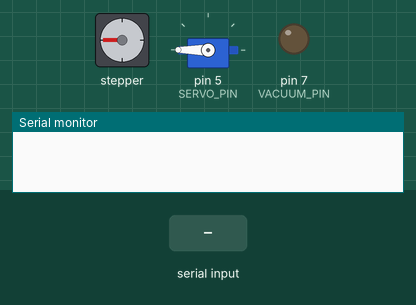
Simulated run of this sketch. Board: Arduino Uno, built with avr-gcc and run on an emulated ATmega328P. Shown: stepper motor, servo, output pins drawn as LEDs (lit = HIGH), the last lines printed to the serial monitor. Wiring (inferred from the names in the program): stepper motor (2048 steps per turn assumed): coils pin 9, pin 10, pin 11, pin 12. Inputs (shaded band) come from the test bench. Pins used as bus, display or sensor lines are not drawn.

Above: at 4.3 s.
4.4 s: "90,45\n" received over Serial
At 7.3 s:
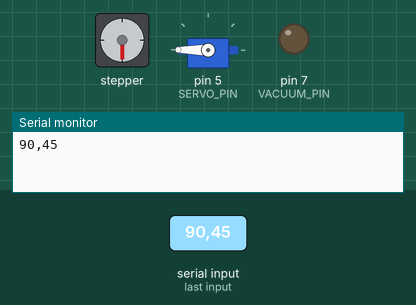
At 11.8 s:
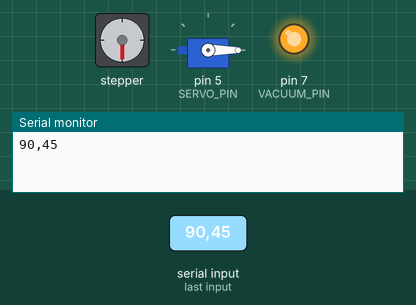
Timing chart, 0 to 26.0 s (numbered marks = the images above; inputs shaded):
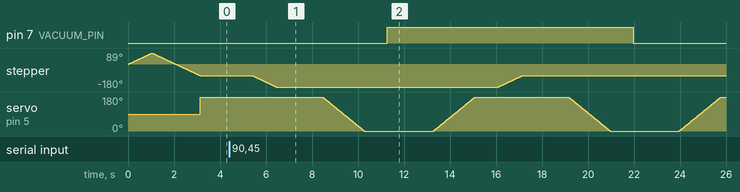

The sketch:

Arduino_UNO.ino
```cpp
#include <Stepper.h>
#include <Servo.h>

#define STEPPER_PIN_1 9
#define STEPPER_PIN_2 10
#define STEPPER_PIN_3 11
#define STEPPER_PIN_4 12
#define SERVO_PIN 5
const int VACUUM_PIN = 7;

int step_number = 0;
int flag = 1;
const int steps_per_revolution = 512;
Servo servo;

void setup() {
  Serial.begin(9600);
  pinMode(STEPPER_PIN_1, OUTPUT);
  pinMode(STEPPER_PIN_2, OUTPUT);
  pinMode(STEPPER_PIN_3, OUTPUT);
  pinMode(STEPPER_PIN_4, OUTPUT);
  servo.attach(SERVO_PIN);
  pinMode(VACUUM_PIN, OUTPUT);
  vacuum_off();
  move(true);
  move(false);
  move(false);
  servo.write(180);
}

void loop() {
  //Serial.println("\nEnter order: ");

  //while(Serial.available()==0) {

  //}
  if(Serial.available()) {

    String target = Serial.readString();
    Serial.println(target);
    if(target!=0) {
      schedule(target);
    }
  }
}

void OneStep(bool dir) {
  if (dir) {
    switch (step_number) {
      case 0:
        digitalWrite(STEPPER_PIN_1, HIGH);
        digitalWrite(STEPPER_PIN_2, LOW);
        digitalWrite(STEPPER_PIN_3, LOW);
        digitalWrite(STEPPER_PIN_4, LOW);
        break;
      case 1:
        digitalWrite(STEPPER_PIN_1, LOW);
        digitalWrite(STEPPER_PIN_2, HIGH);
        digitalWrite(STEPPER_PIN_3, LOW);
        digitalWrite(STEPPER_PIN_4, LOW);
        break;
      case 2:
        digitalWrite(STEPPER_PIN_1, LOW);
        digitalWrite(STEPPER_PIN_2, LOW);
        digitalWrite(STEPPER_PIN_3, HIGH);
        digitalWrite(STEPPER_PIN_4, LOW);
        break;
      case 3:
        digitalWrite(STEPPER_PIN_1, LOW);
        digitalWrite(STEPPER_PIN_2, LOW);
        digitalWrite(STEPPER_PIN_3, LOW);
        digitalWrite(STEPPER_PIN_4, HIGH);
        break;
    }
  } else {
    switch (step_number) {
      case 0:
        digitalWrite(STEPPER_PIN_1, LOW);
        digitalWrite(STEPPER_PIN_2, LOW);
        digitalWrite(STEPPER_PIN_3, LOW);
        digitalWrite(STEPPER_PIN_4, HIGH);
        break;
      case 1:
        digitalWrite(STEPPER_PIN_1, LOW);
        digitalWrite(STEPPER_PIN_2, LOW);
        digitalWrite(STEPPER_PIN_3, HIGH);
        digitalWrite(STEPPER_PIN_4, LOW);
        break;
      case 2:
        digitalWrite(STEPPER_PIN_1, LOW);
        digitalWrite(STEPPER_PIN_2, HIGH);
        digitalWrite(STEPPER_PIN_3, LOW);
        digitalWrite(STEPPER_PIN_4, LOW);
        break;
      case 3:
        digitalWrite(STEPPER_PIN_1, HIGH);
        digitalWrite(STEPPER_PIN_2, LOW);
        digitalWrite(STEPPER_PIN_3, LOW);
        digitalWrite(STEPPER_PIN_4, LOW);
        break;
    }
  }

  step_number = (step_number+1)%4;
}

void schedule(String order) {
  int dir=3;
  /*while(order!=0) {
    int x = order%10;
    for(int i=0; i<x; i++) {
      direction(dir);
    }
    order = order/10;
    dir--;
  }*/
  for(int i=0; i<order.length(); i++) {
    int x = order[i] - '0';
    for(int j=0; j<x; j++) {
      direction(dir);
      delay(5000);
    }
    dir--;
  }
}

void direction(int target_dir) {
  if(target_dir==0) {}
  else if(target_dir==1) {
    move(true);
    delay(2000);
    pick();
    delay(1000);
    move(false);
    delay(2000);
    drop();
  }
  else if(target_dir==2) {
    move(true);
    move(true);
    delay(2000);
    pick();
    delay(1000);
    move(false);
    move(false);
    delay(2000);
    drop();
  }
  else if(target_dir==3) {
    move(false);
    delay(2000);
    pick();
    delay(1000);
    move(true);
    delay(2000);
    drop();
  }
  else {}
}

void move(bool rotation_sense) {
  for (int i = 0; i < steps_per_revolution; i++) {
    OneStep(rotation_sense);
    delay(2);
  }
}

void move_servo(bool rotation_sense) {
  if(rotation_sense) {
    for(int i=180; i>=0; i--) {
      servo.write(i);
      delay(10);
    }
  }
  else {
    for(int i=0; i<=180; i++) {
      servo.write(i);
      delay(10);
    }
  }
  flag = 1-flag;
}

void vacuum_on() {
  digitalWrite(VACUUM_PIN, HIGH);
}

void vacuum_off() {
  digitalWrite(VACUUM_PIN, LOW);
}

void pick() {
  move_servo(flag);
  delay(1000);
  vacuum_on();
  delay(2000);
  move_servo(flag);
}

void drop() {
  move_servo(flag);
  delay(1000);
  vacuum_off();
  delay(2000);
  move_servo(flag);
}
```

Measured:
- after the input at 4.4 s, pin 7 (VACUUM_PIN): LOW → HIGH after 6.9 s, → LOW 10.7 s later; stepper: turns 90° counter-clockwise in 1.0 s, then 90° clockwise in 1.0 s
